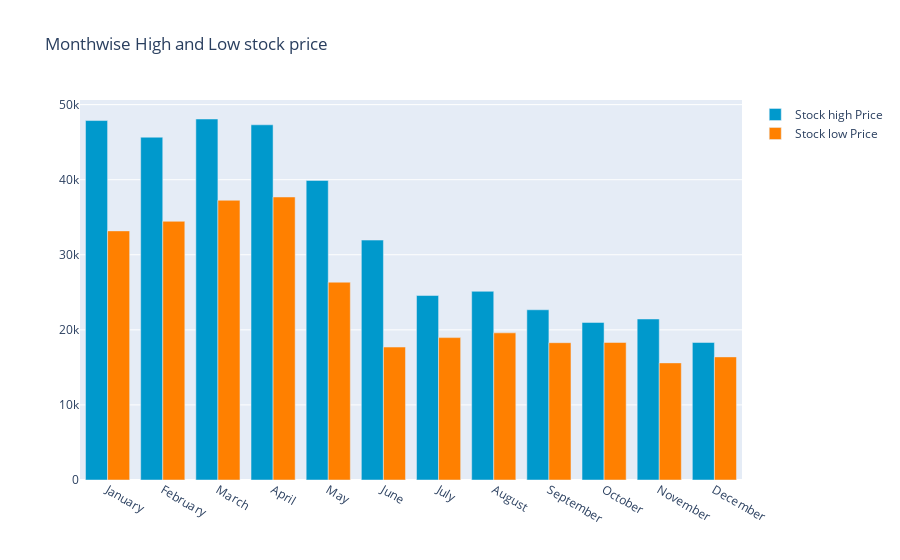

Notebook cell for this chart:
### Code cell
monthvise_high = y_2022.groupby(maindf['Date'].dt.strftime('%B'))['High'].max()
monthvise_high = monthvise_high.reindex(new_order, axis=0)

monthvise_low = y_2022.groupby(y_2022['Date'].dt.strftime('%B'))['Low'].min()
monthvise_low = monthvise_low.reindex(new_order, axis=0)

fig = go.Figure()
fig.add_trace(go.Bar(
    x=monthvise_high.index,
    y=monthvise_high,
    name='Stock high Price',
    marker_color='rgb(0, 153, 204)'
))
fig.add_trace(go.Bar(
    x=monthvise_low.index,
    y=monthvise_low,
    name='Stock low Price',
    marker_color='rgb(255, 128, 0)'
))

fig.update_layout(barmode='group',
                  title=' Monthwise High and Low stock price')
fig.show()

### Figure 1 — Plotly figure (JSON) as saved in the notebook; plotly's stock layout.template omitted (floating-point values rounded to 4 significant figures)
{"data": [{"marker": {"color": "rgb(0, 153, 204)"}, "name": "Stock high Price", "type": "bar", "x": ["January", "February", "March", "April", "May", "June", "July", "August", "September", "October", "November", "December"], "y": [47880.0, 45660.0, 48090.0, 47310.0, 39900.0, 31960.0, 24570.0, 25140.0, 22670.0, 20990.0, 21450.0, 18320.0]}, {"marker": {"color": "rgb(255, 128, 0)"}, "name": "Stock low Price", "type": "bar", "x": ["January", "February", "March", "April", "May", "June", "July", "August", "September", "October", "November", "December"], "y": [33180.0, 34460.0, 37260.0, 37700.0, 26350.0, 17710.0, 18970.0, 19600.0, 18290.0, 18320.0, 15600.0, 16400.0]}], "layout": {"barmode": "group", "title": {"text": " Monthwise High and Low stock price"}}}
